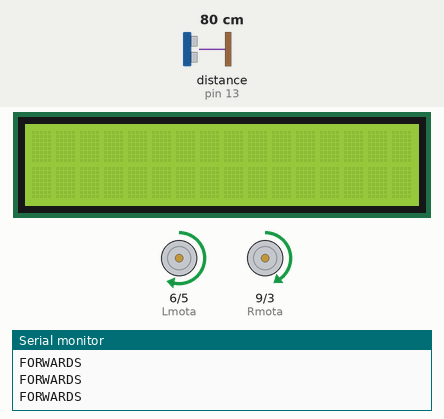
Simulated run of this sketch. Board: Arduino Uno, built with avr-gcc and run on an emulated ATmega328P. Shown: 16×2 character LCD, motor-driver pin pairs drawn as motors (green arrow = first pin HIGH = forward, orange = second pin HIGH = backward, longer = more drive), the last lines printed to the serial monitor. Wiring (inferred from the names in the program): ultrasonic range finder: trigger pin 10; echo pin 13. The test bench sets the inputs (shaded band); at power-on: distance to the obstacle (sensor on pin 13) 80 cm. The echo pulse lasts 58.3 µs per cm.

Above: at 1.3 s.
1.4 s: distance to the obstacle (sensor on pin 13) set to 23 cm
2.9 s: distance to the obstacle (sensor on pin 13) set to 18 cm
At 3.9 s:
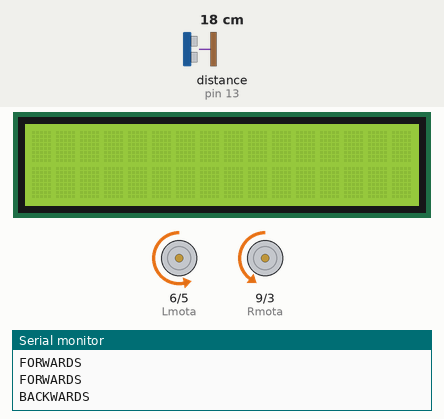
Timing chart, 0 to 11.9 s (numbered marks = the images above; inputs shaded):
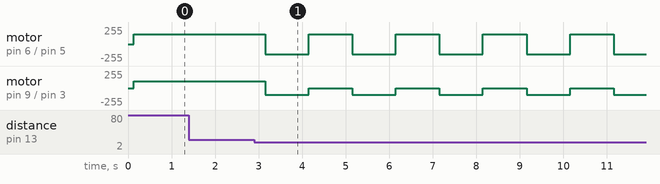

The sketch:

murphyvarsp.ino
```cpp
//http://www.circuitbasics.com/how-to-set-up-an-ultrasonic-range-finder-on-an-arduino/

//#include <LiquidCrystal.h>
#include <Wire.h>
#include <LiquidCrystal_I2C.h>
#define trigPin 10 // 10
#define echoPin 13 // 13

//LiquidCrystal lcd(12, 11, 5, 4, 3, 2);
LiquidCrystal_I2C lcd(0x27,16,2);  // set the LCD address to 0x27 for a 16 chars and 2 line display

const int Rmota = 9;
const int Rmotb = 3;
const int Lmota = 6;
const int Lmotb = 5;

int threshr = 810;
int threshl = 850;
int HIGHspdR = 100;//255
int HIGHspdL = 150;//255
int LOWspd = 25;


void setup() {
  pinMode(trigPin, OUTPUT);
  pinMode(echoPin, INPUT);

  lcd.init();                      // initialize the lcd
  lcd.backlight();
  lcd.begin(16,2); //Tell Arduino to start your 16 column 2 row LCD

  Serial.begin(9600);

  pinMode(Rmota, OUTPUT);
  pinMode(Rmotb, OUTPUT);
  pinMode(Lmota, OUTPUT);
  pinMode(Lmotb, OUTPUT);
/*
  // STOP
  analogWrite(Rmota, LOW);
  analogWrite(Rmotb, LOW);
  analogWrite(Lmota, LOW);
  analogWrite(Lmotb, LOW);
  */
}

void loop() {
  float duration, distance;
  digitalWrite(trigPin, LOW);
  delayMicroseconds(2);

  digitalWrite(trigPin, HIGH);
  delayMicroseconds(10);
  digitalWrite(trigPin, LOW);

  duration = pulseIn(echoPin, HIGH);
  distance = (duration / 2) * 0.0344;

  if (distance <= 20){
   /*
    Serial.print("OUT OF RANGE");
    lcd.setCursor(2,0);  //Set LCD cursor to upper left corner, column 0, row 0
    lcd.print("OUT OF RANGE");  //Print Message on First Row
    delay(500);
*/
   //BACKWARDS
  Serial.println("BACKWARDS");
  analogWrite(Rmota, 0);
  analogWrite(Rmotb, HIGHspdR);
  analogWrite(Lmota, 0);
  analogWrite(Lmotb, HIGHspdL);
  delay(1000);

  //RIGHT
  Serial.println("RIGHT");
  analogWrite(Rmota, 0);
  analogWrite(Rmotb, 0);
  analogWrite(Lmota, HIGHspdL);
  analogWrite(Lmotb, 0);

  delay(1000);
  return;

  }
  else {
    /*
    lcd.setCursor(3,0);
    lcd.print("ULTRASONIC");
    lcd.setCursor(4,1);
    lcd.print(distance);
    lcd.print(" cm");
    Serial.print(distance);
    Serial.println(" cm");
    delay(500);
    */
   //FORWARDS
  Serial.println("FORWARDS");
  analogWrite(Rmota, HIGHspdR);
  analogWrite(Rmotb, 0);
  analogWrite(Lmota, HIGHspdL);
  analogWrite(Lmotb, 0);
  delay(500);

  }

  //delay(500);
  //lcd.clear();
}
```

Measured:
- the behaviour switches between 21 and 20 cm on distance to the obstacle (sensor on pin 13) (found by bisection; images 0 and 1)
- after the input at 2.9 s, motor on pin 6 (Lmota) / pin 5 (Lmotb): alternates forward 150/255 for 1.0 s and backward 150/255 for 1.0 s, starting after 0.25 s; motor on pin 9 (Rmota) / pin 3 (Rmotb): alternates backward 100/255 for 1.0 s and stopped for 1.0 s, starting after 0.25 s
